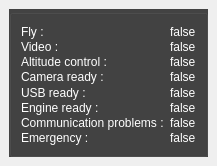
  <widget class="QDockWidget" name="dockStates">
   <property name="enabled">
    <bool>true</bool>
   </property>
   <property name="minimumSize">
    <size>
     <width>200</width>
     <height>166</height>
    </size>
   </property>
   <property name="mouseTracking">
    <bool>false</bool>
   </property>
   <property name="floating">
    <bool>false</bool>
   </property>
   <property name="features">
    <set>QDockWidget::DockWidgetClosable|QDockWidget::DockWidgetFloatable</set>
   </property>
   <property name="windowTitle">
    <string>States</string>
   </property>
   <attribute name="dockWidgetArea">
    <number>1</number>
   </attribute>
   <widget class="QWidget" name="dockWidgetContents">
    <layout class="QVBoxLayout" name="verticalLayout_2">
     <item>
      <widget class="QGroupBox" name="groupBox">
       <property name="palette">
        <palette>
         <active>
          <colorrole role="WindowText">
           <brush brushstyle="SolidPattern">
            <color alpha="255">
             <red>255</red>
             <green>255</green>
             <blue>255</blue>
            </color>
           </brush>
          </colorrole>
          <colorrole role="Button">
           <brush brushstyle="SolidPattern">
            <color alpha="255">
             <red>67</red>
             <green>67</green>
             <blue>67</blue>
            </color>
           </brush>
          </colorrole>
          <colorrole role="Light">
           <brush brushstyle="SolidPattern">
            <color alpha="255">
             <red>100</red>
             <green>100</green>
             <blue>100</blue>
            </color>
           </brush>
          </colorrole>
          <colorrole role="Midlight">
           <brush brushstyle="SolidPattern">
            <color alpha="255">
             <red>83</red>
             <green>83</green>
             <blue>83</blue>
            </color>
           </brush>
          </colorrole>
          <colorrole role="Dark">
           <brush brushstyle="SolidPattern">
            <color alpha="255">
             <red>33</red>
             <green>33</green>
             <blue>33</blue>
            </color>
           </brush>
          </colorrole>
          <colorrole role="Mid">
           <brush brushstyle="SolidPattern">
            <color alpha="255">
             <red>44</red>
             <green>44</green>
             <blue>44</blue>
            </color>
           </brush>
          </colorrole>
          <colorrole role="Text">
           <brush brushstyle="SolidPattern">
            <color alpha="255">
             <red>255</red>
             <green>255</green>
             <blue>255</blue>
            </color>
           </brush>
          </colorrole>
          <colorrole role="BrightText">
           <brush brushstyle="SolidPattern">
            <color alpha="255">
             <red>255</red>
             <green>255</green>
             <blue>255</blue>
            </color>
           </brush>
          </colorrole>
          <colorrole role="ButtonText">
           <brush brushstyle="SolidPattern">
            <color alpha="255">
             <red>0</red>
             <green>0</green>
             <blue>0</blue>
            </color>
           </brush>
          </colorrole>
          <colorrole role="Base">
           <brush brushstyle="SolidPattern">
            <color alpha="255">
             <red>0</red>
             <green>0</green>
             <blue>0</blue>
            </color>
           </brush>
          </colorrole>
          <colorrole role="Window">
           <brush brushstyle="SolidPattern">
            <color alpha="255">
             <red>67</red>
             <green>67</green>
             <blue>67</blue>
            </color>
           </brush>
          </colorrole>
          <colorrole role="Shadow">
           <brush brushstyle="SolidPattern">
            <color alpha="255">
             <red>0</red>
             <green>0</green>
             <blue>0</blue>
            </color>
           </brush>
          </colorrole>
          <colorrole role="AlternateBase">
           <brush brushstyle="SolidPattern">
            <color alpha="255">
             <red>33</red>
             <green>33</green>
             <blue>33</blue>
            </color>
           </brush>
          </colorrole>
          <colorrole role="ToolTipBase">
           <brush brushstyle="SolidPattern">
            <color alpha="255">
             <red>255</red>
             <green>255</green>
             <blue>220</blue>
            </color>
           </brush>
          </colorrole>
          <colorrole role="ToolTipText">
           <brush brushstyle="SolidPattern">
            <color alpha="255">
             <red>0</red>
             <green>0</green>
             <blue>0</blue>
            </color>
           </brush>
          </colorrole>
         </active>
         <inactive>
          <colorrole role="WindowText">
           <brush brushstyle="SolidPattern">
            <color alpha="255">
             <red>255</red>
             <green>255</green>
             <blue>255</blue>
            </color>
           </brush>
          </colorrole>
          <colorrole role="Button">
           <brush brushstyle="SolidPattern">
            <color alpha="255">
             <red>67</red>
             <green>67</green>
             <blue>67</blue>
            </color>
           </brush>
          </colorrole>
          <colorrole role="Light">
           <brush brushstyle="SolidPattern">
            <color alpha="255">
             <red>100</red>
             <green>100</green>
             <blue>100</blue>
            </color>
           </brush>
          </colorrole>
          <colorrole role="Midlight">
           <brush brushstyle="SolidPattern">
            <color alpha="255">
             <red>83</red>
             <green>83</green>
             <blue>83</blue>
            </color>
           </brush>
          </colorrole>
          <colorrole role="Dark">
           <brush brushstyle="SolidPattern">
            <color alpha="255">
             <red>33</red>
             <green>33</green>
             <blue>33</blue>
            </color>
           </brush>
          </colorrole>
          <colorrole role="Mid">
           <brush brushstyle="SolidPattern">
            <color alpha="255">
             <red>44</red>
             <green>44</green>
             <blue>44</blue>
            </color>
           </brush>
          </colorrole>
          <colorrole role="Text">
           <brush brushstyle="SolidPattern">
            <color alpha="255">
             <red>255</red>
             <green>255</green>
             <blue>255</blue>
            </color>
           </brush>
          </colorrole>
          <colorrole role="BrightText">
           <brush brushstyle="SolidPattern">
            <color alpha="255">
             <red>255</red>
             <green>255</green>
             <blue>255</blue>
            </color>
           </brush>
          </colorrole>
          <colorrole role="ButtonText">
           <brush brushstyle="SolidPattern">
            <color alpha="255">
             <red>0</red>
             <green>0</green>
             <blue>0</blue>
            </color>
           </brush>
          </colorrole>
          <colorrole role="Base">
           <brush brushstyle="SolidPattern">
            <color alpha="255">
             <red>0</red>
             <green>0</green>
             <blue>0</blue>
            </color>
           </brush>
          </colorrole>
          <colorrole role="Window">
           <brush brushstyle="SolidPattern">
            <color alpha="255">
             <red>67</red>
             <green>67</green>
             <blue>67</blue>
            </color>
           </brush>
          </colorrole>
          <colorrole role="Shadow">
           <brush brushstyle="SolidPattern">
            <color alpha="255">
             <red>0</red>
             <green>0</green>
             <blue>0</blue>
            </color>
           </brush>
          </colorrole>
          <colorrole role="AlternateBase">
           <brush brushstyle="SolidPattern">
            <color alpha="255">
             <red>33</red>
             <green>33</green>
             <blue>33</blue>
            </color>
           </brush>
          </colorrole>
          <colorrole role="ToolTipBase">
           <brush brushstyle="SolidPattern">
            <color alpha="255">
             <red>255</red>
             <green>255</green>
             <blue>220</blue>
            </color>
           </brush>
          </colorrole>
          <colorrole role="ToolTipText">
           <brush brushstyle="SolidPattern">
            <color alpha="255">
             <red>0</red>
             <green>0</green>
             <blue>0</blue>
            </color>
           </brush>
          </colorrole>
         </inactive>
         <disabled>
          <colorrole role="WindowText">
           <brush brushstyle="SolidPattern">
            <color alpha="255">
             <red>33</red>
             <green>33</green>
             <blue>33</blue>
            </color>
           </brush>
          </colorrole>
          <colorrole role="Button">
           <brush brushstyle="SolidPattern">
            <color alpha="255">
             <red>67</red>
             <green>67</green>
             <blue>67</blue>
            </color>
           </brush>
          </colorrole>
          <colorrole role="Light">
           <brush brushstyle="SolidPattern">
            <color alpha="255">
             <red>100</red>
             <green>100</green>
             <blue>100</blue>
            </color>
           </brush>
          </colorrole>
          <colorrole role="Midlight">
           <brush brushstyle="SolidPattern">
            <color alpha="255">
             <red>83</red>
             <green>83</green>
             <blue>83</blue>
            </color>
           </brush>
          </colorrole>
          <colorrole role="Dark">
           <brush brushstyle="SolidPattern">
            <color alpha="255">
             <red>33</red>
             <green>33</green>
             <blue>33</blue>
            </color>
           </brush>
          </colorrole>
          <colorrole role="Mid">
           <brush brushstyle="SolidPattern">
            <color alpha="255">
             <red>44</red>
             <green>44</green>
             <blue>44</blue>
            </color>
           </brush>
          </colorrole>
          <colorrole role="Text">
           <brush brushstyle="SolidPattern">
            <color alpha="255">
             <red>33</red>
             <green>33</green>
             <blue>33</blue>
            </color>
           </brush>
          </colorrole>
          <colorrole role="BrightText">
           <brush brushstyle="SolidPattern">
            <color alpha="255">
             <red>255</red>
             <green>255</green>
             <blue>255</blue>
            </color>
           </brush>
          </colorrole>
          <colorrole role="ButtonText">
           <brush brushstyle="SolidPattern">
            <color alpha="255">
             <red>33</red>
             <green>33</green>
             <blue>33</blue>
            </color>
           </brush>
          </colorrole>
          <colorrole role="Base">
           <brush brushstyle="SolidPattern">
            <color alpha="255">
             <red>67</red>
             <green>67</green>
             <blue>67</blue>
            </color>
           </brush>
          </colorrole>
          <colorrole role="Window">
           <brush brushstyle="SolidPattern">
            <color alpha="255">
             <red>67</red>
             <green>67</green>
             <blue>67</blue>
            </color>
           </brush>
          </colorrole>
          <colorrole role="Shadow">
           <brush brushstyle="SolidPattern">
            <color alpha="255">
             <red>0</red>
             <green>0</green>
             <blue>0</blue>
            </color>
           </brush>
          </colorrole>
          <colorrole role="AlternateBase">
           <brush brushstyle="SolidPattern">
            <color alpha="255">
             <red>67</red>
             <green>67</green>
             <blue>67</blue>
            </color>
           </brush>
          </colorrole>
          <colorrole role="ToolTipBase">
           <brush brushstyle="SolidPattern">
            <color alpha="255">
             <red>255</red>
             <green>255</green>
             <blue>220</blue>
            </color>
           </brush>
          </colorrole>
          <colorrole role="ToolTipText">
           <brush brushstyle="SolidPattern">
            <color alpha="255">
             <red>0</red>
             <green>0</green>
             <blue>0</blue>
            </color>
           </brush>
          </colorrole>
         </disabled>
        </palette>
       </property>
       <property name="autoFillBackground">
        <bool>true</bool>
       </property>
       <property name="title">
        <string/>
       </property>
       <layout class="QVBoxLayout" name="verticalLayout_3">
        <item>
         <layout class="QGridLayout" name="gridLayout_3">
          <property name="verticalSpacing">
           <number>0</number>
          </property>
          <item row="4" column="0">
           <widget class="QLabel" name="label_5">
            <property name="text">
             <string>USB ready :</string>
            </property>
           </widget>
          </item>
          <item row="6" column="0">
           <widget class="QLabel" name="label_7">
            <property name="text">
             <string>Communication problems :</string>
            </property>
           </widget>
          </item>
          <item row="2" column="0">
           <widget class="QLabel" name="label_3">
            <property name="text">
             <string>Altitude control :</string>
            </property>
           </widget>
          </item>
          <item row="0" column="0">
           <widget class="QLabel" name="label">
            <property name="text">
             <string>Fly :</string>
            </property>
           </widget>
          </item>
          <item row="1" column="0">
           <widget class="QLabel" name="label_2">
            <property name="text">
             <string>Video :</string>
            </property>
           </widget>
          </item>
          <item row="5" column="0">
           <widget class="QLabel" name="label_6">
            <property name="text">
             <string>Engine ready :</string>
            </property>
           </widget>
          </item>
          <item row="7" column="0">
           <widget class="QLabel" name="label_8">
            <property name="text">
             <string>Emergency :</string>
            </property>
           </widget>
          </item>
          <item row="3" column="0">
           <widget class="QLabel" name="label_4">
            <property name="text">
             <string>Camera ready :</string>
            </property>
           </widget>
          </item>
          <item row="0" column="1">
           <widget class="QLabel" name="labelFly">
            <property name="text">
             <string>false</string>
            </property>
           </widget>
          </item>
          <item row="1" column="1">
           <widget class="QLabel" name="labelVideo">
            <property name="text">
             <string>false</string>
            </property>
           </widget>
          </item>
          <item row="2" column="1">
           <widget class="QLabel" name="labelAltitudeControle">
            <property name="text">
             <string>false</string>
            </property>
           </widget>
          </item>
          <item row="3" column="1">
           <widget class="QLabel" name="labelCamera">
            <property name="text">
             <string>false</string>
            </property>
           </widget>
          </item>
          <item row="4" column="1">
           <widget class="QLabel" name="labelUsb">
            <property name="text">
             <string>false</string>
            </property>
           </widget>
          </item>
          <item row="5" column="1">
           <widget class="QLabel" name="labelEngine">
            <property name="text">
             <string>false</string>
            </property>
           </widget>
          </item>
          <item row="6" column="1">
           <widget class="QLabel" name="labelErreurcom">
            <property name="text">
             <string>false</string>
            </property>
           </widget>
          </item>
          <item row="7" column="1">
           <widget class="QLabel" name="labelEmergency">
            <property name="text">
             <string>false</string>
            </property>
           </widget>
          </item>
         </layout>
        </item>
       </layout>
      </widget>
     </item>
    </layout>
   </widget>
  </widget>
